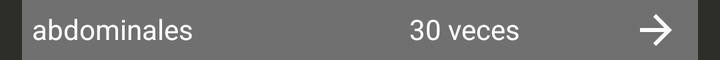
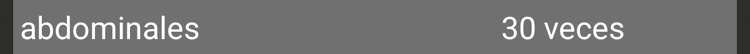

The same Android screen from two of the app's own layout files: first res/layout/ as a phone draws it, then the repository's variant for another configuration, drawn on a device whose configuration selects that folder. Both files follow.
<!-- AndroidManifest.xml: application theme Theme.Qfitapp -->
<!-- res/layout/exercise_as_item.xml -->
<?xml version="1.0" encoding="utf-8"?>
<androidx.constraintlayout.widget.ConstraintLayout xmlns:android="http://schemas.android.com/apk/res/android"
    xmlns:app="http://schemas.android.com/apk/res-auto"
    xmlns:tools="http://schemas.android.com/tools"
    android:layout_width="match_parent"
    android:layout_height="wrap_content"
    android:background="@color/greyFront2">

    <TextView
        android:id="@+id/textView"
        android:layout_width="wrap_content"
        android:layout_height="0dp"
        android:background="@color/greyFront"
        android:text="..."
        android:textColor="@color/greyFront"
        app:layout_constraintBottom_toBottomOf="parent"
        app:layout_constraintStart_toStartOf="parent"
        app:layout_constraintTop_toTopOf="parent" />

    <TextView
        android:id="@+id/exerciseTitle"
        android:layout_width="wrap_content"
        android:layout_height="wrap_content"
        android:layout_marginStart="16dp"
        android:paddingVertical="5dp"
        android:text="abdominales"
        android:textColor="@color/white"
        app:layout_constraintStart_toStartOf="parent"
        app:layout_constraintTop_toTopOf="parent" />

    <TextView
        android:id="@+id/exerciseReps"
        android:layout_width="wrap_content"
        android:layout_height="wrap_content"
        android:layout_marginEnd="100dp"
        android:paddingVertical="5dp"
        android:text="30 veces"
        android:textColor="@color/white"
        app:layout_constraintEnd_toEndOf="parent"
        app:layout_constraintTop_toTopOf="parent" />

    <ImageButton
        android:id="@+id/exerciseButton"
        android:layout_width="0dp"
        android:layout_height="30dp"
        android:layout_marginEnd="8dp"
        android:backgroundTint="#00FFFFFF"
        android:rotation="180"
        app:layout_constraintBottom_toBottomOf="parent"
        app:layout_constraintEnd_toEndOf="parent"
        app:layout_constraintTop_toTopOf="parent"
        app:layout_constraintVertical_bias="0.0"
        app:srcCompat="@drawable/abc_vector_test" />

    <TextView
        android:id="@+id/textView6"
        android:layout_width="wrap_content"
        android:layout_height="0dp"
        android:background="@color/greyFront"
        android:text="..."
        android:textColor="@color/greyFront"
        app:layout_constraintBottom_toBottomOf="parent"
        app:layout_constraintEnd_toEndOf="parent"
        app:layout_constraintTop_toTopOf="parent"
        app:layout_constraintVertical_bias="0.0" />
</androidx.constraintlayout.widget.ConstraintLayout>
<!-- resources referenced by this layout -->
<resources>
  <color name="greyFront">#2D2D2A</color>
  <color name="greyFront2">#707070</color>
  <color name="white">#FFFFFFFF</color>
  <style name="Theme.Qfitapp" parent="Theme.MaterialComponents.DayNight.DarkActionBar"> //.NoActionBar y comentar la linea 56 de mainactivity.java
          
          <item name="colorPrimary">@color/green</item>
          <item name="colorPrimaryVariant">@color/greyBack</item>
          <item name="colorOnPrimary">@color/white</item>
          
          <item name="colorSecondary">@color/blue</item>
          <item name="colorSecondaryVariant">@color/red</item>
          <item name="colorOnSecondary">@color/black</item>
          
          <item name="android:statusBarColor" tools:targetApi="l">?attr/colorPrimaryVariant</item>
          
          
          
          <item name="android:windowBackground">@color/greyBack</item>
          
          
          <item name="android:textColor">?attr/colorPrimary</item>
          <item name="android:panelColorForeground">@color/red</item>
      </style>
  <color name="green">#00E140</color>
  <color name="greyBack">#1E1E1E</color>
  <color name="blue">#337CA0</color>
  <color name="red">#FF1D15</color>
  <color name="black">#FF000000</color>
</resources>
<!-- res/layout-sw600dp/exercise_as_item.xml (the repository's variant of the layout above) -->
<!-- drawn on a 7-inch tablet held upright -->
<?xml version="1.0" encoding="utf-8"?>
<androidx.constraintlayout.widget.ConstraintLayout xmlns:android="http://schemas.android.com/apk/res/android"
    xmlns:app="http://schemas.android.com/apk/res-auto"
    xmlns:tools="http://schemas.android.com/tools"
    android:layout_width="match_parent"
    android:layout_height="wrap_content"
    android:background="@color/greyFront2">

    <TextView
        android:id="@+id/textView"
        android:layout_width="wrap_content"
        android:layout_height="0dp"
        android:background="@color/greyFront"
        android:text="..."
        android:textColor="@color/greyFront"
        app:layout_constraintBottom_toBottomOf="parent"
        app:layout_constraintStart_toStartOf="parent"
        app:layout_constraintTop_toTopOf="parent" />

    <TextView
        android:id="@+id/exerciseTitle"
        android:layout_width="wrap_content"
        android:layout_height="wrap_content"
        android:layout_marginStart="16dp"
        android:paddingVertical="5dp"
        android:text="abdominales"
        android:textColor="@color/white"
        android:textSize="25dp"
        app:layout_constraintStart_toStartOf="parent"
        app:layout_constraintTop_toTopOf="parent" />

    <TextView
        android:id="@+id/exerciseReps"
        android:layout_width="wrap_content"
        android:layout_height="wrap_content"
        android:layout_marginEnd="100dp"
        android:paddingVertical="5dp"
        android:text="30 veces"
        android:textSize="25dp"
        android:textColor="@color/white"
        app:layout_constraintEnd_toEndOf="parent"
        app:layout_constraintTop_toTopOf="parent" />

    

    <TextView
        android:id="@+id/textView6"
        android:layout_width="wrap_content"
        android:layout_height="0dp"
        android:background="@color/greyFront"
        android:text="..."
        android:textColor="@color/greyFront"
        app:layout_constraintBottom_toBottomOf="parent"
        app:layout_constraintEnd_toEndOf="parent"
        app:layout_constraintTop_toTopOf="parent"
        app:layout_constraintVertical_bias="0.0" />
</androidx.constraintlayout.widget.ConstraintLayout>
